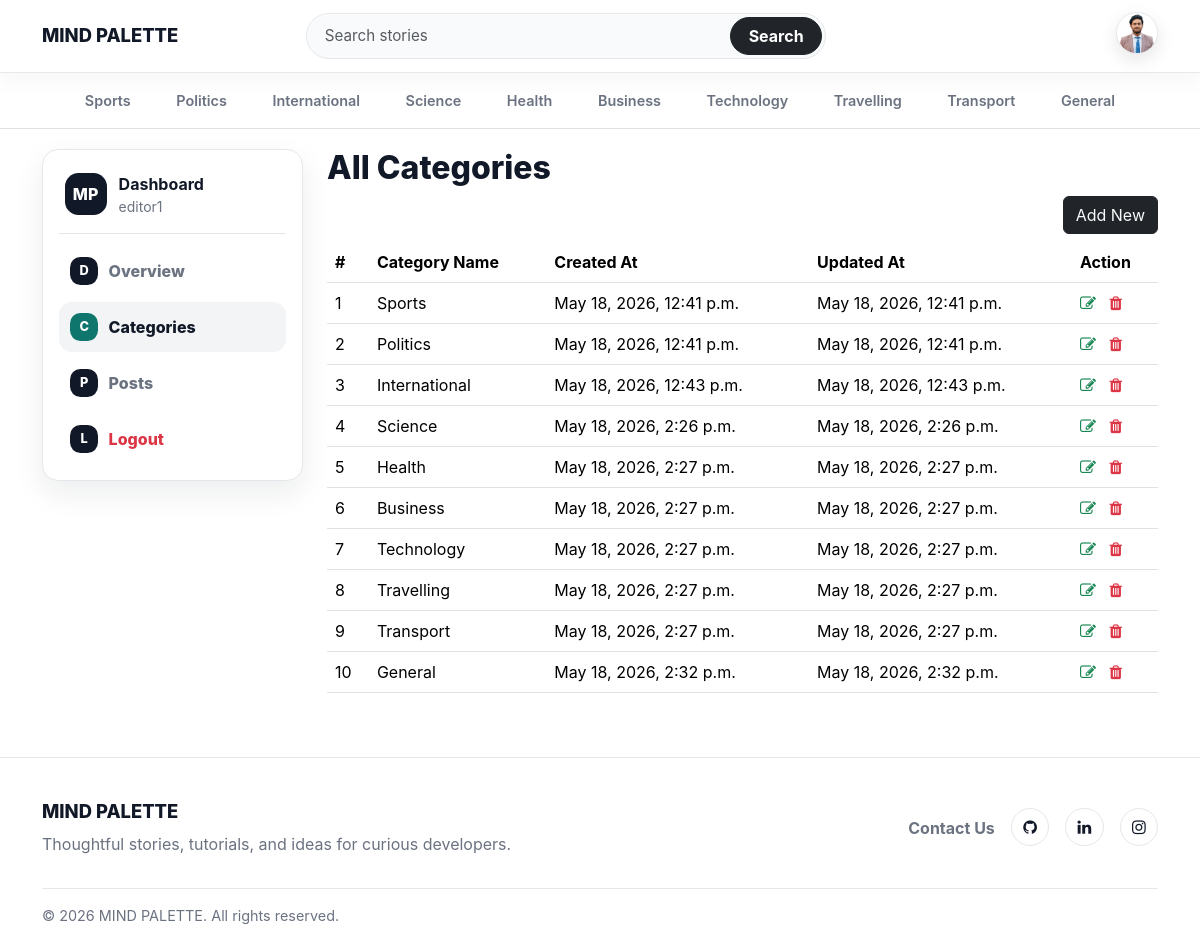
The app's page /dashboard/categories/ (signed in) with its own data.
### blogs/models.py (models this page shows, shortened)
class Profile(models.Model):
    user = models.OneToOneField(User, on_delete=models.CASCADE)
    profile_picture = models.ImageField(upload_to='profiles/%Y/%m/%d/', blank=True, null=True)
    bio = models.TextField(blank=True, null=True)
    github = models.URLField(blank=True, null=True)
    linkedin = models.URLField(blank=True, null=True)
    website = models.URLField(blank=True, null=True)
    created_at = models.DateTimeField(auto_now_add=True)
    updated_at = models.DateTimeField(auto_now=True)

class Category(models.Model):
    category_name = models.CharField(max_length=80, unique=True)
    created_at = models.DateTimeField(auto_now_add=True)
    updated_at = models.DateTimeField(auto_now=True)
    class Meta:
        verbose_name_plural = 'Categories'
    def __str__(self):
        return self.category_name

### about/models.py (models this page shows, shortened)
class SocialLinks(models.Model):
    platform = models.CharField(max_length=30)
    link = models.URLField(max_length=150)
    created_at = models.DateTimeField(auto_now_add=True)
    updated_at = models.DateTimeField(auto_now=True)

### dashboards/views.py (the view)
# urls.py: path('categories/', views.categories, name='categories'),
@login_required(login_url='login')
def categories(request):
    return render(request, 'dashboard/categories.html')

### blogs/context_processors.py (called while the page is built)
def get_categories(request):
    categories = Category.objects.all()
    return dict (categories=categories)

def get_SocialLinks(request):
    social_links = SocialLinks.objects.all()
    return dict(social_links = social_links)

def get_profile(request):
    profile = None
    if request.user.is_authenticated:
        profile, _ = Profile.objects.get_or_create(user=request.user)
    return dict(profile=profile)

### templates/dashboard/categories.html (shortened to what this page needs)
{% extends 'base.html' %}
{% block content %}
<div class="row">
    {% include 'dashboard/sidebar.html' %}
    <div class="col-md-9">
        <h2>All Categories</h2>
        <a href="{% url "add_category" %}" class="btn btn-dark text-light float-end mb-2">Add New</a>
        <table class="table table-hover">
            <thead>
              <tr>
                <th>#</th>
                <th>Category Name</th>
                <th>Created At</th>
                <th>Updated At</th>
                <th>Action</th>
              </tr>
            </thead>
            <tbody>
            {% for cat in categories %}
              <tr>
                <td>{{ forloop.counter }}</td>
                <td>{{ cat }}</td>
                <td>{{ cat.created_at }}</td>
                <td>{{ cat.updated_at }}</td>
                <td>
                    <a href="{% url "edit_category" cat.id %}"><i class="fa fa-edit text-success"></i></a>
                    <a href="{% url "delete_category" cat.id %}"><i class="fa fa-trash text-danger"></i></a>
                </td>
              </tr>
            {% endfor %}
            </tbody>
          </table>
    </div>
</div>
{% endblock %}

### templates/base.html (shortened to what this page needs)
{% load static %}
<!DOCTYPE html>
<html lang="en">
<head>
    <link href="https://cdn.jsdelivr.net/npm/bootstrap@5.3.7/dist/css/bootstrap.min.css" rel="stylesheet">
    <link rel="stylesheet" href="https://cdnjs.cloudflare.com/ajax/libs/font-awesome/4.7.0/css/font-awesome.min.css">
    <link href="{% static 'css/blog.css' %}" rel="stylesheet">
</head>
<body>
    <header class="site-navbar sticky-top bg-white">
        <nav class="navbar navbar-expand-lg">
            <div class="container">
                <a class="navbar-brand site-brand" href="/">
                    MIND PALETTE
                </a>
                <div class="collapse navbar-collapse" id="mainNavbar">
                    <form class="site-search mx-lg-auto my-3 my-lg-0" action="{% url 'search' %}" method="GET">
                        <div class="input-group">
                            <input type="text" name="keyword" class="form-control" placeholder="Search stories"
                                   aria-label="Search stories" required>
                            <button class="btn btn-dark" type="submit">
                                Search
                            </button>
                        </div>
                    </form>
                    <div class="navbar-actions d-flex align-items-center justify-content-lg-end gap-2">
                        {% if not user.is_authenticated %}
                        <a class="btn btn-link nav-auth-link" href="{% url 'login' %}">
                            Login
                        </a>
                        <a class="btn btn-dark nav-register-btn" href="{% url 'register' %}">
                            Register
                        </a>
                        {% else %}
                        <div class="dropdown">
                            <a class="navbar-avatar dropdown-toggle" href="#" role="button" id="profileDropdown"
                               data-bs-toggle="dropdown" aria-expanded="false">
                                <img src="{% if profile and profile.profile_picture %}{{ profile.profile_picture.url }}{% else %}{% static 'images/default-avatar.png' %}{% endif %}"
                                     alt="{{ user.username }}" class="avatar-img">
                            </a>
                        </div>
                        {% endif %}
                    </div>
                </div>
            </div>
        </nav>
    </header>
    <div class="topic-nav bg-white border-bottom">
        <div class="container">
            <nav class="nav flex-nowrap overflow-auto py-2" aria-label="Blog categories">
                {% for category in categories %}
                <a class="topic-link" href="{% url 'posts_by_category' category.id %}">
                    {{ category.category_name }}
                </a>
                {% endfor %}
            </nav>
        </div>
    </div>
    <main class="site-main">
        <div class="container">
            {% block content %}
            {% endblock %}
        </div>
    </main>
    <footer class="site-footer">
        <div class="container">
            <div class="row gy-4 align-items-center">
                <div class="col-lg-6">
                    <a class="footer-brand" href="/">MIND PALETTE</a>
                    <p class="footer-copy mb-0">
                        Thoughtful stories, tutorials, and ideas for curious developers.
                    </p>
                </div>
                <div class="col-lg-6">
                    <div class="footer-links justify-content-lg-end ">
                        <a class="mt-2" href="{% url 'contact_entry' %}">Contact Us</a>
                        {% for i in social_links %}
                        <a href="{{ i.link }}" target="_blank" rel="noopener noreferrer" class="social-icon-link" aria-label="{{ i.platform }}">
                            {% if i.platform|lower == 'github' %}
                            <i class="fa fa-github" aria-hidden="true"></i>
                            {% elif i.platform|lower == 'linkedin' %}
                            <i class="fa fa-linkedin" aria-hidden="true"></i>
                            {% elif i.platform|lower == 'instagram' %}
                            <i class="fa fa-instagram" aria-hidden="true"></i>
                            {% else %}
                            <i class="fa fa-link" aria-hidden="true"></i>
                            {% endif %}
                        </a>
                        {% endfor %}
                    </div>
                </div>
            </div>
            <div class="footer-bottom">
                <span>&copy; 2026 MIND PALETTE. All rights reserved.</span>
            </div>
        </div>
    </footer>
</body>
</html>

### templates/dashboard/sidebar.html (shortened to what this page needs)
<aside class="col-lg-3">
    <div class="dashboard-sidebar">
        <div class="dashboard-sidebar-header">
            <span class="dashboard-icon">MP</span>
            <div>
                <strong>Dashboard</strong>
                <small>{{ user.username }}</small>
            </div>
        </div>
        <nav class="dashboard-nav" aria-label="Dashboard navigation">
            <a href="{% url 'dashboard' %}"
               class="dashboard-nav-link {% if '/dashboard/' == request.path %}active{% endif %}">
                <span class="nav-icon">D</span>
                Overview
            </a>
            <a href="{% url 'categories' %}"
               class="dashboard-nav-link {% if '/categories/' in request.path %}active{% endif %}">
                <span class="nav-icon">C</span>
                Categories
            </a>
            <a href="{% url 'posts' %}"
               class="dashboard-nav-link {% if '/posts/' in request.path %}active{% endif %}">
                <span class="nav-icon">P</span>
                Posts
            </a>
            <a href="{% url 'logout' %}" class="dashboard-nav-link text-danger">
                <span class="nav-icon">L</span>
                Logout
            </a>
        </nav>
    </div>
</aside>

### records on screen
Profile: profile_picture (picture)
Category: category_name "Sports", created_at "May 18, 2026, 12:41 p.m.", updated_at "May 18, 2026, 12:41 p.m."
Category: category_name "Politics", created_at "May 18, 2026, 12:41 p.m.", updated_at "May 18, 2026, 12:41 p.m."
Category: category_name "International", created_at "May 18, 2026, 12:43 p.m.", updated_at "May 18, 2026, 12:43 p.m."
Category: category_name "Science", created_at "May 18, 2026, 2:26 p.m.", updated_at "May 18, 2026, 2:26 p.m."
Category: category_name "Health", created_at "May 18, 2026, 2:27 p.m.", updated_at "May 18, 2026, 2:27 p.m."
Category: category_name "Business", created_at "May 18, 2026, 2:27 p.m.", updated_at "May 18, 2026, 2:27 p.m."
Category: category_name "Technology", created_at "May 18, 2026, 2:27 p.m.", updated_at "May 18, 2026, 2:27 p.m."
Category: category_name "Travelling", created_at "May 18, 2026, 2:27 p.m.", updated_at "May 18, 2026, 2:27 p.m."
Category: category_name "Transport", created_at "May 18, 2026, 2:27 p.m.", updated_at "May 18, 2026, 2:27 p.m."
Category: category_name "General", created_at "May 18, 2026, 2:32 p.m.", updated_at "May 18, 2026, 2:32 p.m."
SocialLinks: platform "GitHub" (drawn)
SocialLinks: platform "LinkedIn" (drawn)
SocialLinks: platform "Instagram" (drawn)

### other values on screen
{{ user.username }} "editor1"
